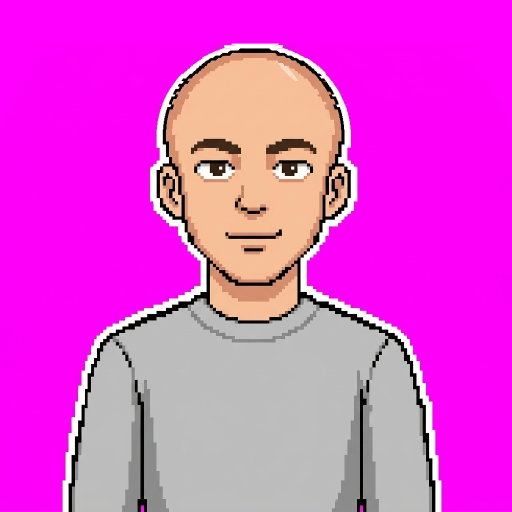
#> input picture manequim/manequim.png, 1024 x 1024 px (shown at 1/2 size)
$ python arredondar_cranio.py ../manequim/manequim.png ../manequim/manequim.png
#> lines starting #> are read from the running program, lines starting #| are printed output that depends on the picture; after the words box and inside, x2 and y2 are one past the last pixel; in counts of white or black regions, pixels touching at a corner belong together
"""Dá ao alto da cabeça careca o perfil do exemplo do dono: uma cúpula redonda (meio círculo,
com o topo achatado em 30%). Cada linha acima da sobrancelha é encolhida, em volta do centro da
cabeça, até a largura que o perfil pede para aquela altura.

    python arredondar_cranio.py ENTRADA SAIDA
"""
import sys
import numpy as np
from PIL import Image
ent, sai = sys.argv[1], sys.argv[2]
im = np.asarray(Image.open(ent).convert("RGB")).copy()
#> im is the input picture: shape (1024, 1024, 3); mean R, G, B 225.8, 74.7, 211.6
r, g, b = (im[..., i].astype(int) for i in range(3))
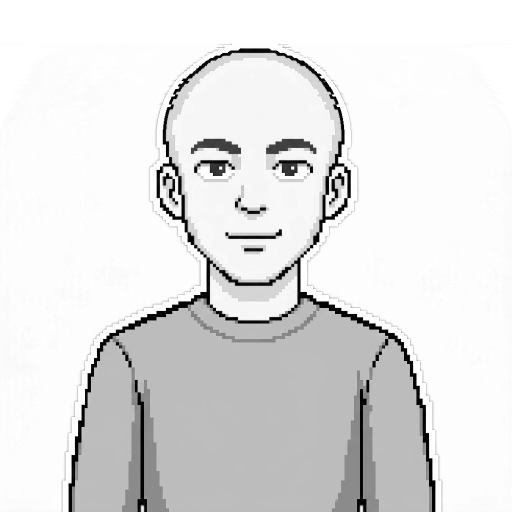
#> r: shape (1024, 1024) int64 (shown at 1/2 size); min 0, max 255, mean 225.8
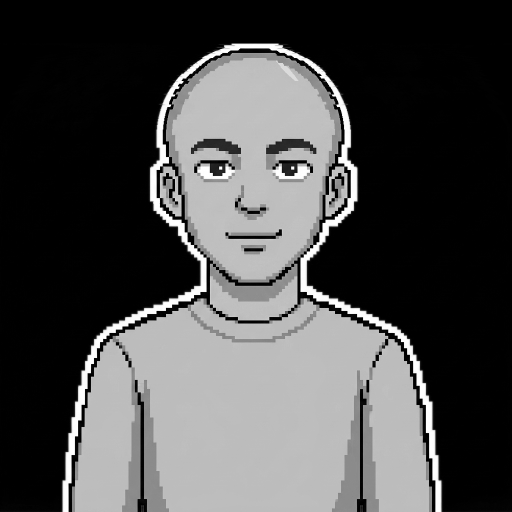
#> g: shape (1024, 1024) int64 (shown at 1/2 size); min 0, max 255, mean 74.7
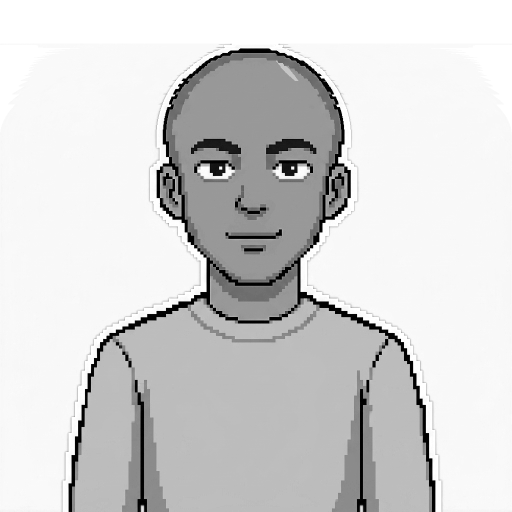
#> b: shape (1024, 1024) int64 (shown at 1/2 size); min 0, max 255, mean 211.6
magenta = (r > 160) & (b > 160) & (g < 120)
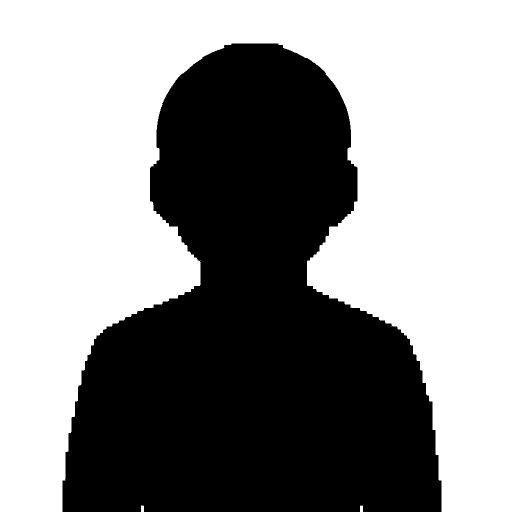
#> magenta: shape (1024, 1024) bool (shown at 1/2 size); 56.9% white; 1 black region, box (x1, y1, x2, y2) and area: (125, 87, 883, 1024) 451831
topo = int(np.nonzero((~magenta).any(1))[0][0])
#> topo = 87
meio = im[:, 380:640].astype(int)
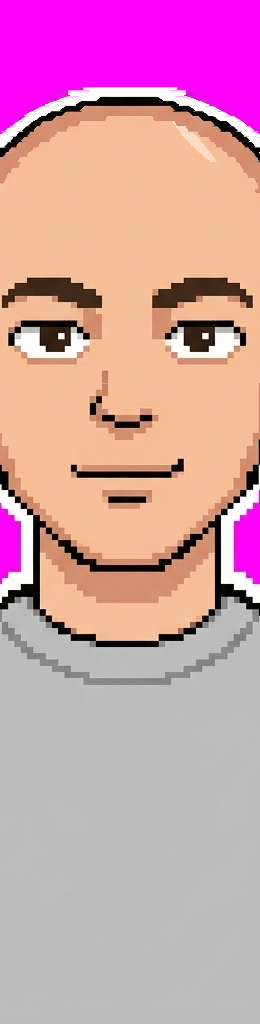
#> meio: shape (1024, 260, 3) int64; mean R, G, B 209.2, 157.1, 169
escuro = (meio.max(-1) < 110) & (meio[..., 0] > meio[..., 2] + 10)
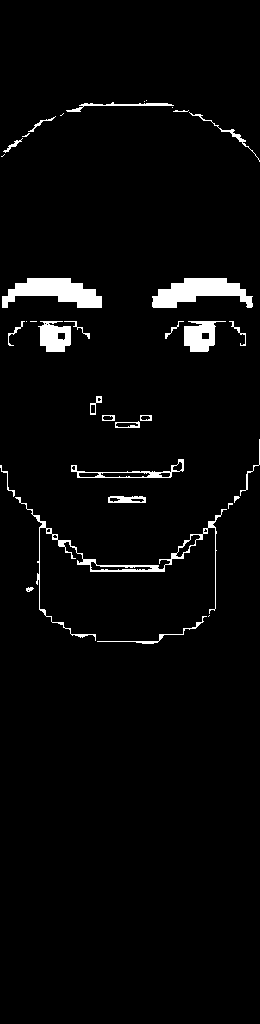
#> escuro: shape (1024, 260) bool; 3.2% white; 35 white regions (10 under 20 px), largest, box (x1, y1, x2, y2) and area: (2, 278, 102, 308) 1772, (152, 278, 253, 308) 1764, (15, 497, 227, 641) 1367
linhas = np.nonzero(escuro.sum(1) > 20)[0]
#> linhas = 104 values from 103 to 642
sobrancelha = int(linhas[linhas > topo + 150][0]) - 6
#> sobrancelha = 272


def extensao(y):
#> called with y = 272
    c = np.nonzero(~magenta[y])[0]
#> c = 389 values from 313 to 701
    return (c[0], c[-1]) if len(c) else None


a0, b0 = extensao(sobrancelha)
#> a0 = 313; b0 = 701
W = b0 - a0
#> W = 388
centro = (a0 + b0) / 2
#> centro = 507
H = sobrancelha - topo
#> H = 185
saida = im.copy()
L = im.shape[1]
#> L = 1024
xs = np.arange(L)
#> xs = 1024 values from 0 to 1023
for y in range(topo, sobrancelha):
    e = extensao(y)
    if not e:
        continue
    t = (sobrancelha - y) / H
    alvo = W * max(0.30, np.sqrt(max(0.0, 1 - t * t)))          # meio círculo, topo achatado
    atual = e[1] - e[0]
    s = min(1.0, alvo / atual)
    origem = np.round(centro + (xs - centro) / s).astype(int)
    linha = np.full((L, 3), (255, 0, 255), np.uint8)
    dentro = (origem >= 0) & (origem < L)
    linha[dentro] = im[y, origem[dentro]]
    saida[y] = linha
#> this loop made 185 passes
#> (e, t, alvo, atual, s) on passes 1 to 3: ((463, 556), 1, 116.4, 93, 1), ((463, 556), 0.995, 116.4, 93, 1), ((462, 556), 0.989, 116.4, 94, 1)
#> saida: shape (1024, 1024, 3); 0.71% of pixels changed, all inside (x1, y1, x2, y2) = (1, 91, 1023, 264)
Image.fromarray(saida).save(sai)
print(f"topo {topo}, sobrancelha {sobrancelha}, largura {W}, altura {H} ({H / W:.2f} da largura)")
#| topo 87, sobrancelha 272, largura 388, altura 185 (0.48 da largura)
